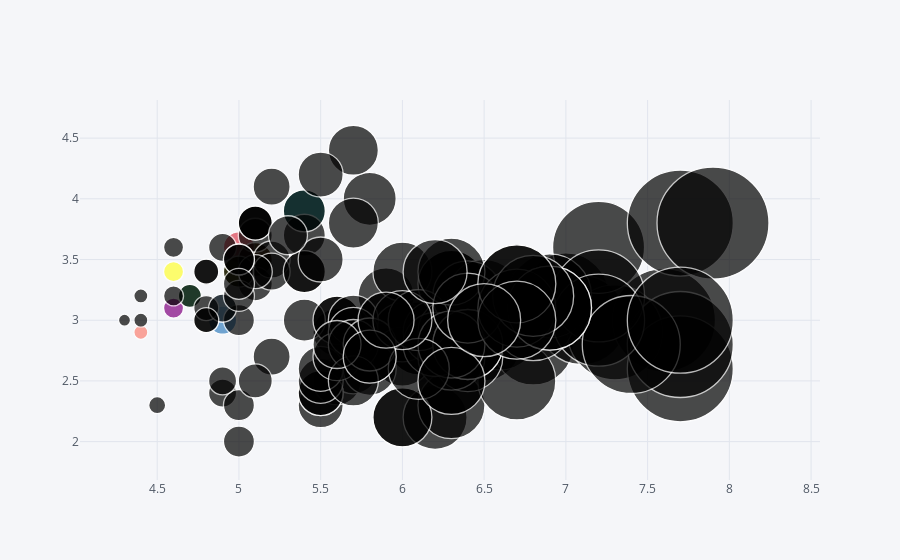

The notebook cell this image was saved under:
### Code cell
df.iplot(x = 'sepal_length', y = 'sepal_width', size  = 'sepal_length' , kind = 'bubble')

### Figure 1 — Plotly figure (JSON) as saved in the notebook; plotly's stock layout.template omitted (floating-point values rounded to 4 significant figures; data arrays with more than 128 entries replaced by an {"elided": "..."} marker saying what was removed)
{"data": [{"marker": {"color": ["rgb(255, 153, 51)", "rgb(55, 128, 191)", "rgb(50, 171, 96)", "rgb(128, 0, 128)", "rgb(219, 64, 82)", "rgb(0, 128, 128)", "rgb(255, 255, 51)", "rgb(128, 128, 0)", "rgb(251, 128, 114)", "rgb(128, 177, 211)"], "line": {"width": 1.3}, "size": {"elided": "150 int values"}, "symbol": "circle"}, "mode": "markers", "text": "", "type": "scatter", "x": {"elided": "150 float values"}, "y": {"elided": "150 float values"}}], "layout": {"legend": {"bgcolor": "#F5F6F9", "font": {"color": "#4D5663"}}, "paper_bgcolor": "#F5F6F9", "plot_bgcolor": "#F5F6F9", "title": {"font": {"color": "#4D5663"}}, "xaxis": {"gridcolor": "#E1E5ED", "showgrid": true, "tickfont": {"color": "#4D5663"}, "title": {"font": {"color": "#4D5663"}, "text": ""}, "zerolinecolor": "#E1E5ED"}, "yaxis": {"gridcolor": "#E1E5ED", "showgrid": true, "tickfont": {"color": "#4D5663"}, "title": {"font": {"color": "#4D5663"}, "text": ""}, "zerolinecolor": "#E1E5ED"}}}
